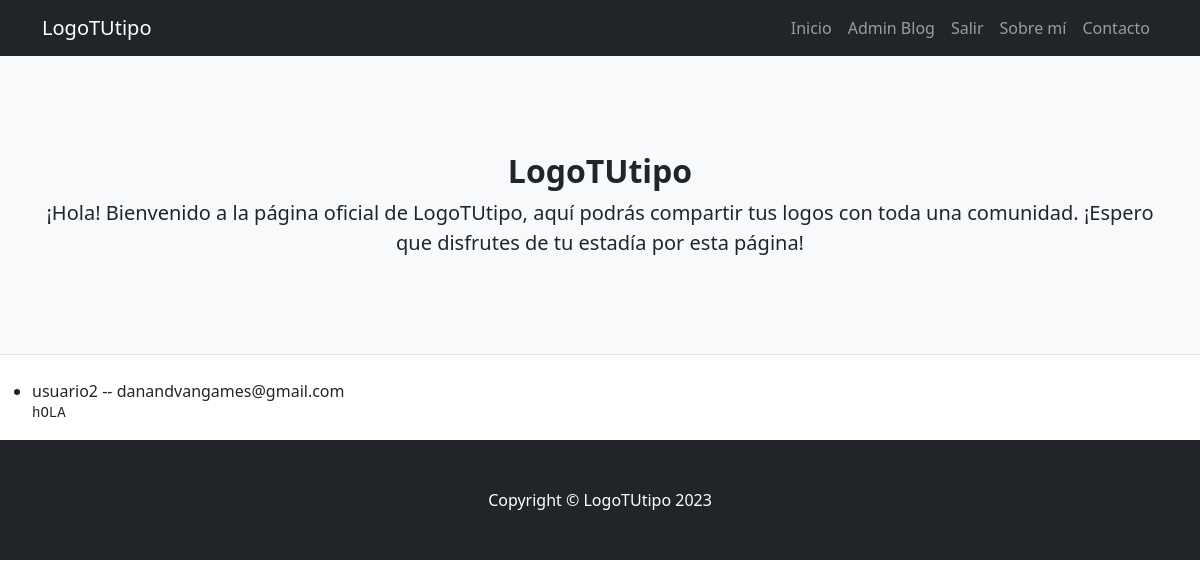
/mi_blog/mensajes/1/detalle (signed in), run on the app's committed database.
### mi_blog/models.py (models this page shows)
class Mensaje(models.Model):
    email = models.EmailField()
    nombre = models.CharField(max_length=50)
    texto = models.TextField(max_length=1000)
    enviado_el = models.DateField(auto_now_add=True)

### mi_blog/views.py (the view)
# urls.py: path('mi_blog/mensajes/<int:pk>/detalle', MensajeDetail.as_view(), name='mi_blog_mensajes_detalle'),
class MensajeDetail(LoginRequiredMixin, DetailView):
    model = Mensaje

### mi_blog/templates/mi_blog/mensaje_detail.html
{% extends 'mi_blog/base.html' %}
{% block contenido %}
<ul>
    <li>{{mensaje.nombre}} -- {{mensaje.email}}</li>
    <pre>{{mensaje.texto}}</pre>
</ul>
{% endblock %}

### data on the page
Mensaje: nombre "usuario2", email "danandvangames@gmail.com", texto "hOLA"
